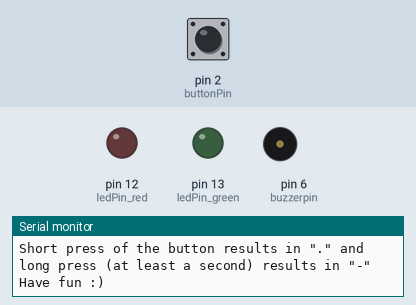
A sketch run on a simulated Arduino Uno, built with avr-gcc and run on an emulated ATmega328P. Parts: output pins drawn as LEDs (lit = HIGH), buzzer (waves = sounding), the last lines printed to the serial monitor. Inputs (shaded band) come from the test bench; at power-on: pin 2 (buttonPin) HIGH.

Above: at 1.3 s.
1.4 s: pin 2 (buttonPin) pulled LOW for 0.15 s
At 1.48 s:
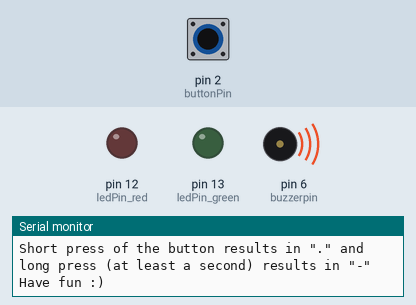
3.0 s: pin 2 (buttonPin) pulled LOW for 1 s
At 5.2 s:
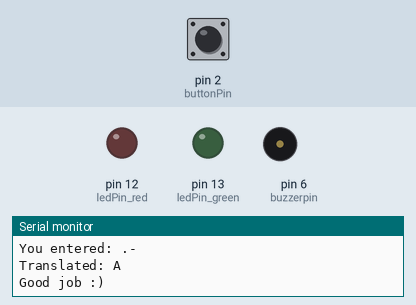
6.6 s: pin 2 (buttonPin) pulsed LOW 2 times (0.12 s each, 0.3 s apart)
At 6.82 s:
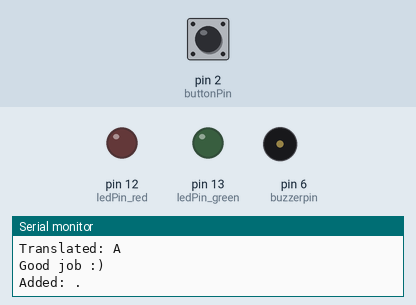
Timing chart, 0 to 9.6 s (numbered marks = the images above; inputs shaded):
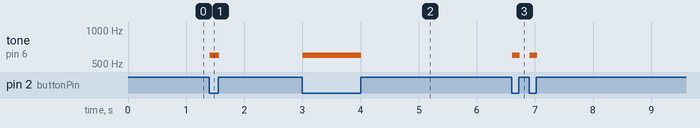

Measured:
- after the input at 1.4 s, tone on pin 6 (buzzerpin): silent → 600 Hz at once, → silent 0.16 s later
- after the input at 3.0 s, tone on pin 6 (buzzerpin): silent → 600 Hz at once, → silent 1.0 s later
- after the input at 6.6 s, tone on pin 6 (buzzerpin): alternates 600 Hz for 0.13 s and silent for 0.17 s, 4 changes in all, then stays silent, starting at once

The sketch:

morseconverter.ino
```cpp
//This code is a translator for inputs from buttons in morse code to letters in the alphabet
float pressLength_milliSeconds = 0; //press duration of the button
int optionOne_milliSeconds = 10; // short press of the button
int optionTwo_milliSeconds = 200; // long press of the button
int char_time = 5000; // amount of time that the user has to input morse code corresponding to one letter
int buttonPin = 2;
int ledPin_green = 13;
int ledPin_red = 12;
int buzzerpin = 6;
boolean buttonState;
unsigned long StartTime; // creates variable for start time
String Code = ""; // creates an empty string for the input morse code to go to
const char letters[] = {'A', 'B', 'C', 'D', 'E', 'F', 'G', 'H', 'I', 'J', 'K', 'L', 'M', 'N', 'O', 'P', 'Q', 'R', 'S', 'T', 'U', 'V', 'W', 'X', 'Y', 'Z',
  '0', '1', '2', '3', '4', '5', '6', '7', '8', '9'};
const String morseCodes[] = {".-", "-...", "-.-.", "-..", ".", "..-.", "--.", "....", "..", ".---", "-.-", ".-..", "--", "-.", "---", ".--.", "--.-", ".-.", "...", "-",
  "..-", "...-", ".--", "-..-", "-.--", "--..",
    "-----", ".----", "..---", "...--", "....-", ".....", "-....", "--...", "---..", "----."};

char Code_Char(String str){ // method to convert the morse code to a letter
  int size = sizeof(morseCodes)/sizeof(morseCodes[0]); //get size of array
    for (int i = 0; i < size; i++) {  //iterates through the array
      if (morseCodes[i] == str) { //finds the corresponding letter
        return letters[i]; //returns the letter
      }
    }
    return ' '; //if it doesnt find it, it will return a space
}


void setup(){
  pinMode(buttonPin, INPUT_PULLUP); // sets the initial state of the button to HIGH
  pinMode(ledPin_green, OUTPUT); // declares the green light as output
  pinMode(ledPin_red, OUTPUT); // declares the red light as output
  Serial.begin(9600); // starts serial communication
  Serial.println("Hello welcome to our morsecode converter!"); //intro message
  Serial.println("You have 5 seconds to enter your input"); //intro message
  Serial.println("Short press of the button results in \".\" and long press (at least a second) results in \"-\""); //intro message
  Serial.println("Have fun :)"); //intro message
  StartTime = millis(); //sets our starting time as the current milliseconds
}


void loop() {
  buttonState = digitalRead(buttonPin);
  if (buttonState == HIGH) {
    delay(10);
    noTone(buzzerpin);
    buttonState = digitalRead(buttonPin);
    if (buttonState == LOW) {
      tone(buzzerpin, 600);
      delay(10);
      return;
    }

  }
  while (digitalRead(buttonPin) == LOW ){ //when reading state of LOW button is pressed
    delay(10); //delays the execution of code for  100 milliseconds
    pressLength_milliSeconds = pressLength_milliSeconds + 10;//while button is pressed we are adding up on our time counter
  }
  if (pressLength_milliSeconds >= optionTwo_milliSeconds){ //checks if the button has been pressed for at least a second
    digitalWrite(ledPin_red, HIGH); //turns on the red light
    Code += "-"; // adds the - to our code string
    Serial.println("Added: - ");
    digitalWrite(ledPin_red, LOW); //turns off the light
  }

  else if(pressLength_milliSeconds >= optionOne_milliSeconds){//checks if the button has been pressed for less than a second
    digitalWrite(ledPin_green, HIGH); //turns on the green light
    Code += ".";// adds the . to our code string
    Serial.println("Added: . ");
    digitalWrite(ledPin_green, LOW);//turns off the light
  }


  if(millis()-StartTime >= 5000){ //if the duration of 15 seconds has passed
    StartTime=millis(); // start time will be set to the current time
    if(Code!=""){ // if our code string isnt empty (the user entered some kind of text)
    Serial.println("You entered: " + Code); //prints out what input we recorded
    char res = Code_Char(Code); // creates a variable that holds the translated letter
    if(res == ' '){ // if said variable is empty or is just a space, meaning the input has no translation
      Serial.println("Invalid input. Try again :)");// prints out this text
    }else{ // otherwise it prints out the translation
      Serial.print("Translated: ");
      Serial.println(res);
      Serial.println("Good job :)");
    }
    Code=""; // resets our string every 15 seconds so that the user may enter a new code
    }
  }
  pressLength_milliSeconds = 0; // resets our timer
} 
```
